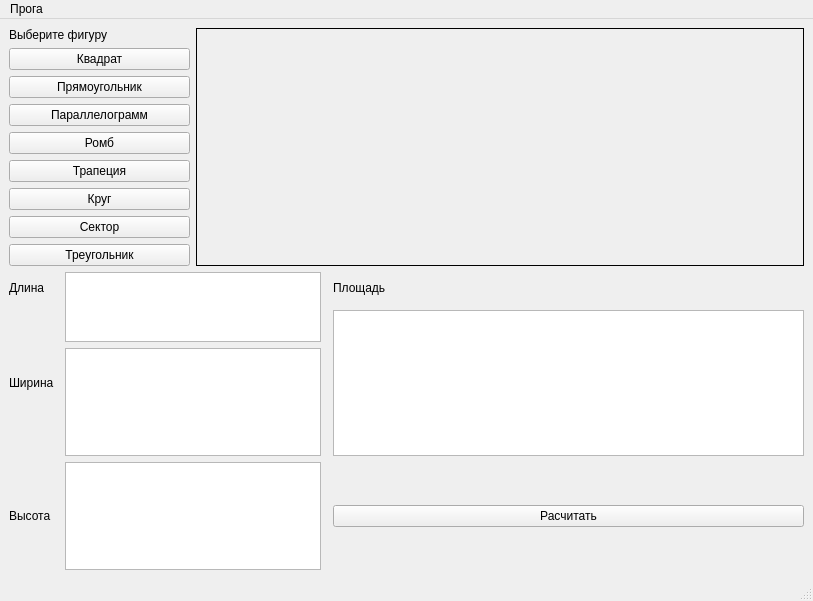
<?xml version="1.0" encoding="UTF-8"?>
<ui version="4.0">
 <class>MainWindow</class>
 <widget class="QMainWindow" name="MainWindow">
  <property name="geometry">
   <rect>
    <x>0</x>
    <y>0</y>
    <width>813</width>
    <height>601</height>
   </rect>
  </property>
  <property name="windowTitle">
   <string>MainWindow</string>
  </property>
  <widget class="QWidget" name="centralwidget">
   <layout class="QGridLayout" name="gridLayout">
    <item row="0" column="0" colspan="2">
     <widget class="QLabel" name="label">
      <property name="text">
       <string>Выберите фигуру</string>
      </property>
     </widget>
    </item>
    <item row="0" column="2" rowspan="2" colspan="3">
     <widget class="QLabel" name="label_5">
      <property name="maximumSize">
       <size>
        <width>614</width>
        <height>247</height>
       </size>
      </property>
      <property name="frameShape">
       <enum>QFrame::Box</enum>
      </property>
      <property name="text">
       <string/>
      </property>
      <property name="scaledContents">
       <bool>true</bool>
      </property>
     </widget>
    </item>
    <item row="1" column="0" colspan="2">
     <layout class="QVBoxLayout" name="verticalLayout">
      <item>
       <widget class="QPushButton" name="pushButton_2">
        <property name="text">
         <string>Квадрат</string>
        </property>
       </widget>
      </item>
      <item>
       <widget class="QPushButton" name="pushButton_3">
        <property name="text">
         <string>Прямоугольник</string>
        </property>
       </widget>
      </item>
      <item>
       <widget class="QPushButton" name="pushButton_4">
        <property name="text">
         <string>Параллелограмм</string>
        </property>
       </widget>
      </item>
      <item>
       <widget class="QPushButton" name="pushButton_5">
        <property name="text">
         <string>Ромб</string>
        </property>
       </widget>
      </item>
      <item>
       <widget class="QPushButton" name="pushButton_6">
        <property name="text">
         <string>Трапеция</string>
        </property>
       </widget>
      </item>
      <item>
       <widget class="QPushButton" name="pushButton_7">
        <property name="text">
         <string>Круг</string>
        </property>
       </widget>
      </item>
      <item>
       <widget class="QPushButton" name="pushButton_8">
        <property name="text">
         <string>Сектор</string>
        </property>
       </widget>
      </item>
      <item>
       <widget class="QPushButton" name="pushButton_9">
        <property name="text">
         <string>Треугольник</string>
        </property>
       </widget>
      </item>
     </layout>
    </item>
    <item row="2" column="1" rowspan="2" colspan="2">
     <widget class="QTextEdit" name="textEdit">
      <property name="inputMethodHints">
       <set>Qt::ImhDigitsOnly</set>
      </property>
     </widget>
    </item>
    <item row="2" column="4">
     <widget class="QLabel" name="label_4">
      <property name="text">
       <string>Площадь</string>
      </property>
     </widget>
    </item>
    <item row="3" column="0" rowspan="2">
     <layout class="QVBoxLayout" name="verticalLayout_2">
      <item>
       <widget class="QLabel" name="label_3">
        <property name="text">
         <string>Ширина</string>
        </property>
       </widget>
      </item>
     </layout>
    </item>
    <item row="3" column="4" rowspan="2">
     <widget class="QTextEdit" name="textEdit_3">
      <property name="readOnly">
       <bool>true</bool>
      </property>
     </widget>
    </item>
    <item row="4" column="1" colspan="2">
     <widget class="QTextEdit" name="textEdit_2">
      <property name="inputMethodHints">
       <set>Qt::ImhDigitsOnly|Qt::ImhPreferNumbers</set>
      </property>
     </widget>
    </item>
    <item row="5" column="1" colspan="2">
     <widget class="QTextEdit" name="textEdit_4">
      <property name="inputMethodHints">
       <set>Qt::ImhDigitsOnly</set>
      </property>
     </widget>
    </item>
    <item row="5" column="4">
     <widget class="QPushButton" name="pushButton">
      <property name="text">
       <string>Расчитать</string>
      </property>
     </widget>
    </item>
    <item row="5" column="0">
     <widget class="QLabel" name="label_6">
      <property name="text">
       <string>Высота</string>
      </property>
     </widget>
    </item>
    <item row="2" column="0">
     <widget class="QLabel" name="label_2">
      <property name="text">
       <string>Длина</string>
      </property>
     </widget>
    </item>
   </layout>
  </widget>
  <widget class="QMenuBar" name="menubar">
   <property name="geometry">
    <rect>
     <x>0</x>
     <y>0</y>
     <width>813</width>
     <height>21</height>
    </rect>
   </property>
   <widget class="QMenu" name="menu">
    <property name="title">
     <string>Прога</string>
    </property>
    <addaction name="action_2"/>
    <addaction name="action_3"/>
    <addaction name="action_4"/>
   </widget>
   <addaction name="menu"/>
  </widget>
  <widget class="QStatusBar" name="statusbar"/>
  <action name="action_2">
   <property name="text">
    <string>Очистить</string>
   </property>
  </action>
  <action name="action_3">
   <property name="text">
    <string>Авторы</string>
   </property>
  </action>
  <action name="action_4">
   <property name="text">
    <string>Выход</string>
   </property>
  </action>
 </widget>
 <resources/>
 <connections/>
</ui>
